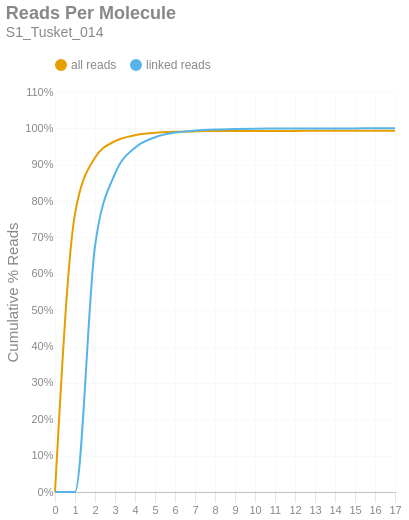

Notebook code for this chart:
### Markdown cell above
### Reads per Molecule
This chart shows the cumulative distribution of the number of reads per linked molecule. That is, how many alignments are associated with a unique molecule. This excludes the number of reads associated with invalid or absent linked-read barcodes. The `linked` histogram is the percentages recalculated when disregarding singletons.

### Code cell
if SKIPLR:
    print_html(f"Skipped")
else:
    counts = np.bincount(valids['reads'].cast(pl.Int64).to_numpy())
    weighted = counts * np.arange(len(counts))
    all_perc = weighted / n_reads
    linked_perc = weighted / n_linked_reads
    linked_perc[1] = 0
    binned_df = pl.DataFrame({
        'readsper': list(range(len(counts))),
        'all reads (cumsum)': np.cumsum(all_perc).tolist(),
        'linked reads (cumsum)': np.cumsum(linked_perc).tolist(),
    })

    with SafeRender(binned_df):
        (
            density_plot(binned_df, 'Reads Per Molecule', samplename, 'readspmol')
            .encode(
                x=alt.X('readsper:O', title=None).axis(labelAngle=0).scale(padding=0),
                y=alt.Y('value:Q', title='Cumulative % Reads').axis(format='%').stack(False),
                color=alt.Color("key:N").scale(domain=["all reads", "linked reads"]),
                tooltip=[
                    alt.Tooltip("key:N", title="Data Type"),
                    alt.Tooltip("readsper:O", title="Reads Per Molecule"),
                    alt.Tooltip("value:Q", format=".2%", title="% Reads (Cum.)")
                ]            
            )
        ).display()

### Figure 1 — Vega-Lite specification as saved in the notebook (floating-point values rounded to 4 significant figures)
{"width": "container", "height": 400, "config": {"title": {"anchor": "start", "dy": -15, "fontSize": 18, "color": "#888888", "subtitleColor": "#888888", "subtitleFontSize": 14}, "arc": {"fill": "#0072B2"}, "axis": {"domainColor": "#888888", "domainWidth": 0.5, "gridWidth": 0.2, "grid": false, "titleFontWeight": 400, "titleFontSize": 15, "labelFontSize": 11, "labelColor": "#888888", "tickColor": "#888888", "tickWidth": 0.2, "titleColor": "#888888"}, "axisBand": {"grid": false}, "axisX": {"grid": true, "tickSize": 10, "domainCap": "round"}, "axisY": {"domain": false, "grid": true, "tickSize": 0, "domainCap": "round"}, "background": "transparent", "header": {"labelFontSize": 15, "labelColor": "#888888", "titleFontSize": 15, "titleFontWeight": 600, "titleColor": "#888888"}, "legend": {"labelFont": "sans-serif", "labelFontSize": 12, "labelColor": "#888888", "symbolSize": 100, "symbolType": "circle", "titleFontSize": 12, "titlePadding": 10, "titleColor": "#888888", "title": null, "orient": "top"}, "range": {"category": ["#E69F00", "#56B4E9", "#009E73", "#F0E442", "#0072B2", "#D55E00", "#CC79A7", "#000000"], "diverging": ["#cfe8f3", "#a2d4ec", "#73bfe2", "#46abdb", "#1696d2", "#12719e"]}, "area": {"fill": "#0072B2", "fillOpacity": 0.7, "line": true, "strokeOpacity": 0.7}, "line": {"color": "#0072B2", "stroke": "#0072B2", "strokeWidth": 2}, "trail": {"color": "#0072B2", "stroke": "#0072B2", "strokeWidth": 0, "size": 1}, "point": {"filled": true, "fillOpacity": 1.0, "size": 95}, "text": {"color": "#888888", "fontSize": 11, "align": "right", "fontWeight": 400, "size": 11}, "bar": {"fill": "#0072B2", "stroke": null}, "view": {"stroke": null, "continuousWidth": 660, "continuousHeight": 400}}, "data": {"name": "data-49e148461e0143edd6d0ec10a75b9eaf"}, "mark": {"type": "line", "interpolate": "monotone", "point": {"opacity": 0, "size": 275}}, "encoding": {"color": {"field": "key", "scale": {"domain": ["all reads", "linked reads"]}, "type": "nominal"}, "tooltip": [{"field": "key", "title": "Data Type", "type": "nominal"}, {"field": "readsper", "title": "Reads Per Molecule", "type": "ordinal"}, {"field": "value", "format": ".2%", "title": "% Reads (Cum.)", "type": "quantitative"}], "x": {"axis": {"labelAngle": 0}, "field": "readsper", "scale": {"padding": 0}, "title": null, "type": "ordinal"}, "y": {"axis": {"format": "%"}, "field": "value", "stack": false, "title": "Cumulative % Reads", "type": "quantitative"}}, "params": [{"name": "param_c36ac31b6afebe62", "select": {"type": "point", "fields": ["key"]}, "bind": "legend"}], "title": {"text": "Reads Per Molecule", "subtitle": "S1_Tusket_014"}, "transform": [{"fold": ["all reads (cumsum)", "linked reads (cumsum)"]}, {"calculate": "replace(datum.key, ' (cumsum)', '')", "as": "key"}, {"filter": {"param": "param_c36ac31b6afebe62"}}], "usermeta": {"embedOptions": {"downloadFileName": "S1_Tusket_014.readspmol"}}, "$schema": "https://vega.github.io/schema/vega-lite/v6.1.0.json", "datasets": {"data-49e148461e0143edd6d0ec10a75b9eaf": [{"readsper": 0, "all reads (cumsum)": 0.0, "linked reads (cumsum)": 0.0}, {"readsper": 1, "all reads (cumsum)": 0.7655, "linked reads (cumsum)": 0.0}, {"readsper": 2, "all reads (cumsum)": 0.9193, "linked reads (cumsum)": 0.6758}, {"readsper": 3, "all reads (cumsum)": 0.9648, "linked reads (cumsum)": 0.8755}, {"readsper": 4, "all reads (cumsum)": 0.981, "linked reads (cumsum)": 0.9468}, {"readsper": 5, "all reads (cumsum)": 0.9876, "linked reads (cumsum)": 0.9756}, {"readsper": 6, "all reads (cumsum)": 0.9905, "linked reads (cumsum)": 0.9884}, {"readsper": 7, "all reads (cumsum)": 0.9918, "linked reads (cumsum)": 0.9941}, {"readsper": 8, "all reads (cumsum)": 0.9925, "linked reads (cumsum)": 0.997}, {"readsper": 9, "all reads (cumsum)": 0.9928, "linked reads (cumsum)": 0.9984}, {"readsper": 10, "all reads (cumsum)": 0.993, "linked reads (cumsum)": 0.9992}, {"readsper": 11, "all reads (cumsum)": 0.993, "linked reads (cumsum)": 0.9995}, {"readsper": 12, "all reads (cumsum)": 0.9931, "linked reads (cumsum)": 0.9997}, {"readsper": 13, "all reads (cumsum)": 0.9931, "linked reads (cumsum)": 0.9999}, {"readsper": 14, "all reads (cumsum)": 0.9931, "linked reads (cumsum)": 0.9999}, {"readsper": 15, "all reads (cumsum)": 0.9931, "linked reads (cumsum)": 1.0}, {"readsper": 16, "all reads (cumsum)": 0.9931, "linked reads (cumsum)": 1.0}, {"readsper": 17, "all reads (cumsum)": 0.9931, "linked reads (cumsum)": 1.0}]}}
